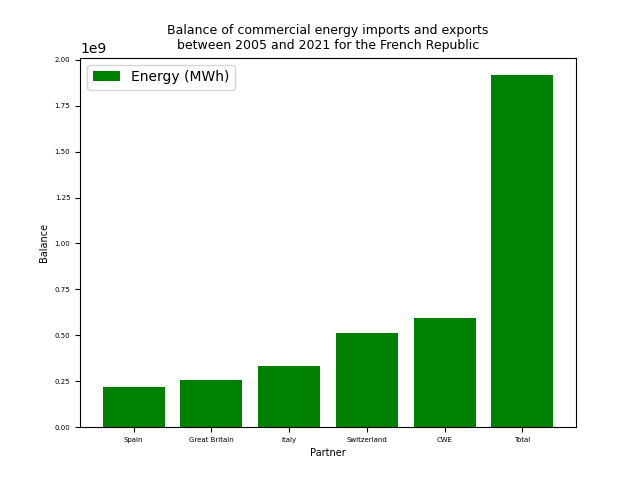

Recreate this plot in Python.
#Designs a bar chart with MWh exports per country
import matplotlib.pyplot as plt
import pandas as pd

partners=pd.read_csv('partners.csv')
partners=partners.sort_values(by='Balance',ascending=True)

plt.bar(partners['Country'], partners['Balance'],label='Energy (MWh)', color='green')

plt.xlabel('Partner', fontsize=7)
plt.ylabel('Balance', fontsize=7)
plt.title("Balance of commercial energy imports and exports\nbetween 2005 and 2021 for the French Republic", fontsize=9)

plt.xticks(fontsize=5)
plt.yticks(fontsize=5)

plt.legend(loc="upper left")

plt.savefig('totalEng.png')